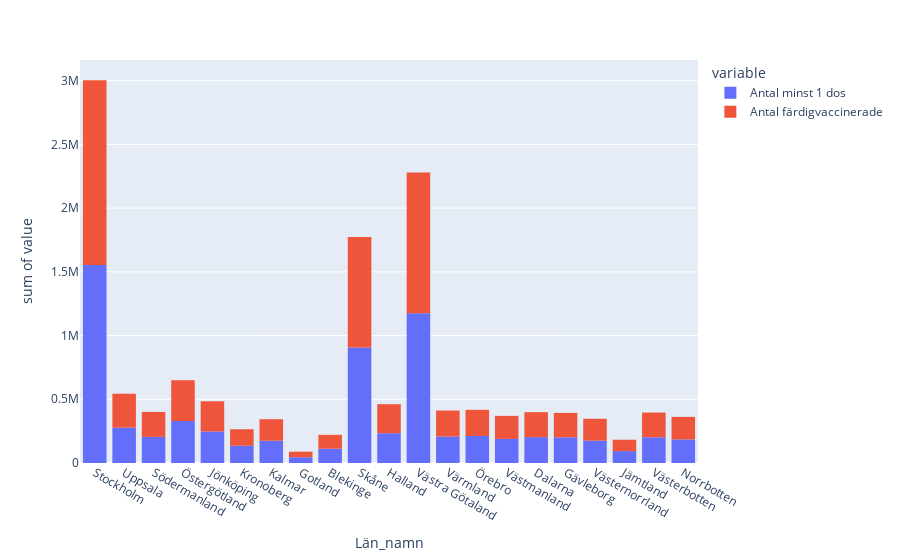

Notebook code for this chart:
### Markdown cell above
- f) Rita ett stapeldiagram med län i x-axeln och staplar för befolkning > 16år, antal minst 1 dos och antal
färdigvaccinerade.

### Code cell
vaccin_older_than_16 = vaccin[vaccin["Ålder"]!="16-17"]

fig = px.histogram(data_frame=vaccin_older_than_16,x="Län_namn",y=["Antal minst 1 dos","Antal färdigvaccinerade"])

fig.show()

### Figure 1 — Plotly figure (JSON) as saved in the notebook; plotly's stock layout.template omitted (floating-point values rounded to 4 significant figures; data arrays with more than 128 entries replaced by an {"elided": "..."} marker saying what was removed)
{"data": [{"alignmentgroup": "True", "bingroup": "x", "histfunc": "sum", "hovertemplate": "variable=Antal minst 1 dos<br>Län_namn=%{x}<br>sum of value=%{y}<extra></extra>", "legendgroup": "Antal minst 1 dos", "marker": {"color": "#636efa", "pattern": {"shape": ""}}, "name": "Antal minst 1 dos", "offsetgroup": "Antal minst 1 dos", "orientation": "v", "showlegend": true, "type": "histogram", "x": {"elided": "2320 str values"}, "xaxis": "x", "y": {"elided": "2320 int values"}, "yaxis": "y"}, {"alignmentgroup": "True", "bingroup": "x", "histfunc": "sum", "hovertemplate": "variable=Antal färdigvaccinerade<br>Län_namn=%{x}<br>sum of value=%{y}<extra></extra>", "legendgroup": "Antal färdigvaccinerade", "marker": {"color": "#EF553B", "pattern": {"shape": ""}}, "name": "Antal färdigvaccinerade", "offsetgroup": "Antal färdigvaccinerade", "orientation": "v", "showlegend": true, "type": "histogram", "x": {"elided": "2320 str values"}, "xaxis": "x", "y": {"elided": "2320 int values"}, "yaxis": "y"}], "layout": {"barmode": "relative", "legend": {"title": {"text": "variable"}, "tracegroupgap": 0}, "margin": {"t": 60}, "xaxis": {"anchor": "y", "domain": [0, 1], "title": {"text": "Län_namn"}}, "yaxis": {"anchor": "x", "domain": [0, 1], "title": {"text": "sum of value"}}}}
